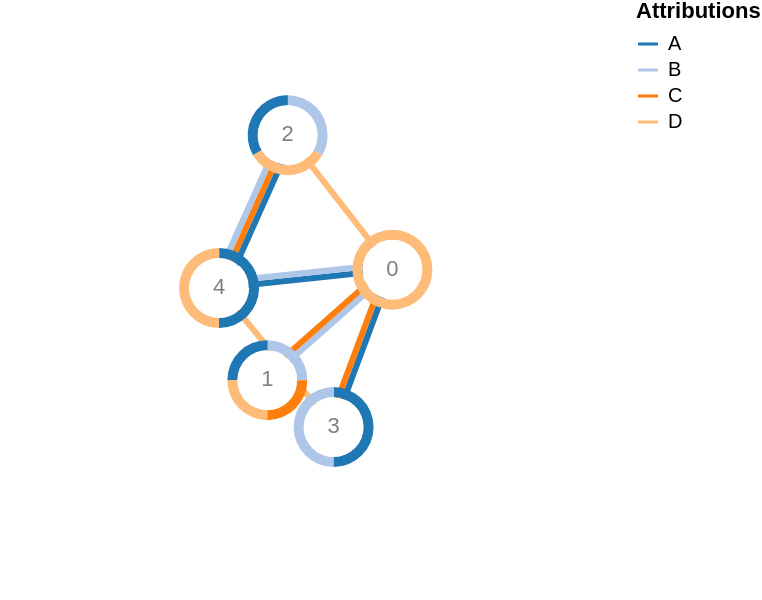

Source (Vega-Lite JSON):
### Vega specification from a JSON file in a GitHub repository (floating-point values rounded to 4 significant figures)
{"$schema": "https://vega.github.io/schema/vega/v5.json", "description": "A node-link diagram with force-directed and attributions as arc-segments, multilines.", "width": 300, "height": 300, "padding": 0, "signals": [{"name": "cx", "update": "width / 2"}, {"name": "cy", "update": "height / 2"}, {"name": "innerRadius", "value": 15}, {"name": "bandWidth", "value": 5}, {"name": "nodeCharge", "value": -80}, {"name": "linkDistance", "value": 80}, {"name": "lineWidth", "value": 3}, {"name": "static", "value": true, "bind": {"input": "checkbox"}}, {"description": "State variable for active node fix status.", "name": "fix", "value": false, "on": [{"events": "symbol:mouseout[!event.buttons], window:mouseup", "update": "false"}, {"events": "symbol:mouseover", "update": "fix || true"}, {"events": "[symbol:mousedown, window:mouseup] > window:mousemove!", "update": "xy()", "force": true}]}, {"description": "Graph node most recently interacted with.", "name": "node", "value": null, "on": [{"events": "symbol:mouseover", "update": "fix === true ? item() : node"}]}, {"description": "Flag to restart Force simulation upon data changes.", "name": "restart", "value": false, "on": [{"events": {"signal": "fix"}, "update": "fix && fix.length"}]}], "scales": [{"name": "color", "type": "ordinal", "range": {"scheme": "category20"}, "domain": {"sort": {"order": "ascending"}, "fields": [{"data": "node-attributions", "field": "attribution"}, {"data": "link-attributions", "field": "attribution"}]}}], "legends": [{"title": "Attributions", "stroke": "color", "symbolType": "stroke"}], "marks": [{"name": "nodes", "type": "symbol", "zindex": 1, "from": {"data": "node-data"}, "on": [{"trigger": "fix", "modify": "node", "values": "fix === true ? {fx: node.x, fy: node.y} : {fx: fix[0], fy: fix[1]}"}, {"trigger": "!fix", "modify": "node", "values": "{fx: null, fy: null}"}], "encode": {"enter": {"fill": {"value": "white"}, "size": {"signal": "2 * (innerRadius+bandWidth+1) * (innerRadius+bandWidth+1)"}}, "update": {"cursor": {"value": "pointer"}}}, "transform": [{"type": "force", "iterations": 300, "restart": {"signal": "restart"}, "static": {"signal": "static"}, "signal": "force", "forces": [{"force": "center", "x": {"signal": "cx"}, "y": {"signal": "cy"}}, {"force": "collide", "radius": {"signal": "innerRadius+bandWidth"}}, {"force": "nbody", "strength": {"signal": "nodeCharge"}}, {"force": "link", "links": "link-data", "distance": {"signal": "linkDistance"}}]}]}, {"name": "links", "type": "group", "zindex": 0, "from": {"facet": {"data": "link-data", "name": "link-facets", "groupby": "id"}}, "data": [{"name": "linky-data", "source": "link-facets", "transform": [{"type": "flatten", "fields": ["attribution"], "index": "_idx"}, {"type": "formula", "as": "weight", "expr": "1"}, {"type": "formula", "as": "slot", "expr": "if(datum._idx%2==0, datum._idx/2, -(datum._idx+1)/2)"}, {"type": "formula", "as": "idx", "expr": "datum.source.x-datum.target.x"}, {"type": "formula", "as": "idy", "expr": "datum.source.y-datum.target.y"}, {"type": "formula", "as": "length", "expr": "sqrt(pow(datum.idx, 2) + pow(datum.idy, 2))"}, {"type": "formula", "as": "Ax", "expr": "-datum.idy/datum.length"}, {"type": "formula", "as": "Ay", "expr": "datum.idx/datum.length"}, {"type": "formula", "as": "nx", "expr": "datum.source.x + datum.slot * lineWidth * datum.Ax"}, {"type": "formula", "as": "nx2", "expr": "datum.target.x + datum.slot * lineWidth * datum.Ax"}, {"type": "formula", "as": "ny", "expr": "datum.source.y + datum.slot * lineWidth * datum.Ay"}, {"type": "formula", "as": "ny2", "expr": "datum.target.y + datum.slot * lineWidth * datum.Ay"}]}], "marks": [{"type": "rule", "name": "lines", "from": {"data": "linky-data"}, "encode": {"enter": {"stroke": {"scale": "color", "field": "attribution"}, "strokeWidth": {"signal": "lineWidth"}}, "update": {"x": {"field": "nx"}, "y": {"field": "ny"}, "x2": {"field": "nx2"}, "y2": {"field": "ny2"}}}}]}, {"name": "nodeHalos", "type": "group", "from": {"facet": {"data": "node-attributions", "name": "node-facets", "groupby": "id"}}, "data": [{"name": "attribution-arcs", "source": "node-facets", "transform": [{"type": "pie", "field": "weight", "startAngle": 0, "endAngle": 6.29, "sort": true}, {"type": "lookup", "from": "nodes", "key": "datum.id", "fields": ["id"], "values": ["x", "y"]}]}], "marks": [{"type": "arc", "from": {"data": "attribution-arcs"}, "encode": {"enter": {"fill": {"scale": "color", "field": "attribution"}, "startAngle": {"field": "startAngle"}, "endAngle": {"field": "endAngle"}, "innerRadius": {"signal": "innerRadius"}, "outerRadius": {"signal": "innerRadius+bandWidth"}}, "update": {"x": {"field": "x"}, "y": {"field": "y"}}}}]}, {"type": "text", "name": "labels", "zindex": 2, "interactive": false, "from": {"data": "nodes"}, "encode": {"enter": {"text": {"field": "datum.label"}, "align": {"value": "center"}, "baseline": {"value": "middle"}}, "update": {"x": {"field": "x"}, "y": {"field": "y"}, "fill": [{"test": "indexof(datum.datum.attribution, '*all*')>=0", "value": "lightgray"}, {"value": "gray"}]}}}], "data": [{"name": "node-data", "values": [{"attribution": ["D"], "label": 0, "id": 0}, {"attribution": ["B", "C", "D", "A"], "label": 1, "id": 1}, {"attribution": ["B", "D", "A"], "label": 2, "id": 2}, {"attribution": ["A", "B"], "label": 3, "id": 3}, {"attribution": ["A", "D"], "label": 4, "id": 4}]}, {"name": "link-data", "values": [{"attribution": ["B", "C"], "source": 0, "target": 1}, {"attribution": ["D"], "source": 0, "target": 2}, {"attribution": ["A", "C"], "source": 0, "target": 3}, {"attribution": ["A", "B"], "source": 0, "target": 4}, {"attribution": ["C", "B", "A"], "source": 2, "target": 4}, {"attribution": ["D"], "source": 3, "target": 4}]}, {"name": "node-attributions", "source": "node-data", "transform": [{"type": "flatten", "fields": ["attribution"]}, {"type": "formula", "as": "weight", "expr": "1"}]}, {"name": "link-attributions", "source": "link-data", "transform": [{"type": "flatten", "fields": ["attribution"], "index": "_idx"}]}]}
